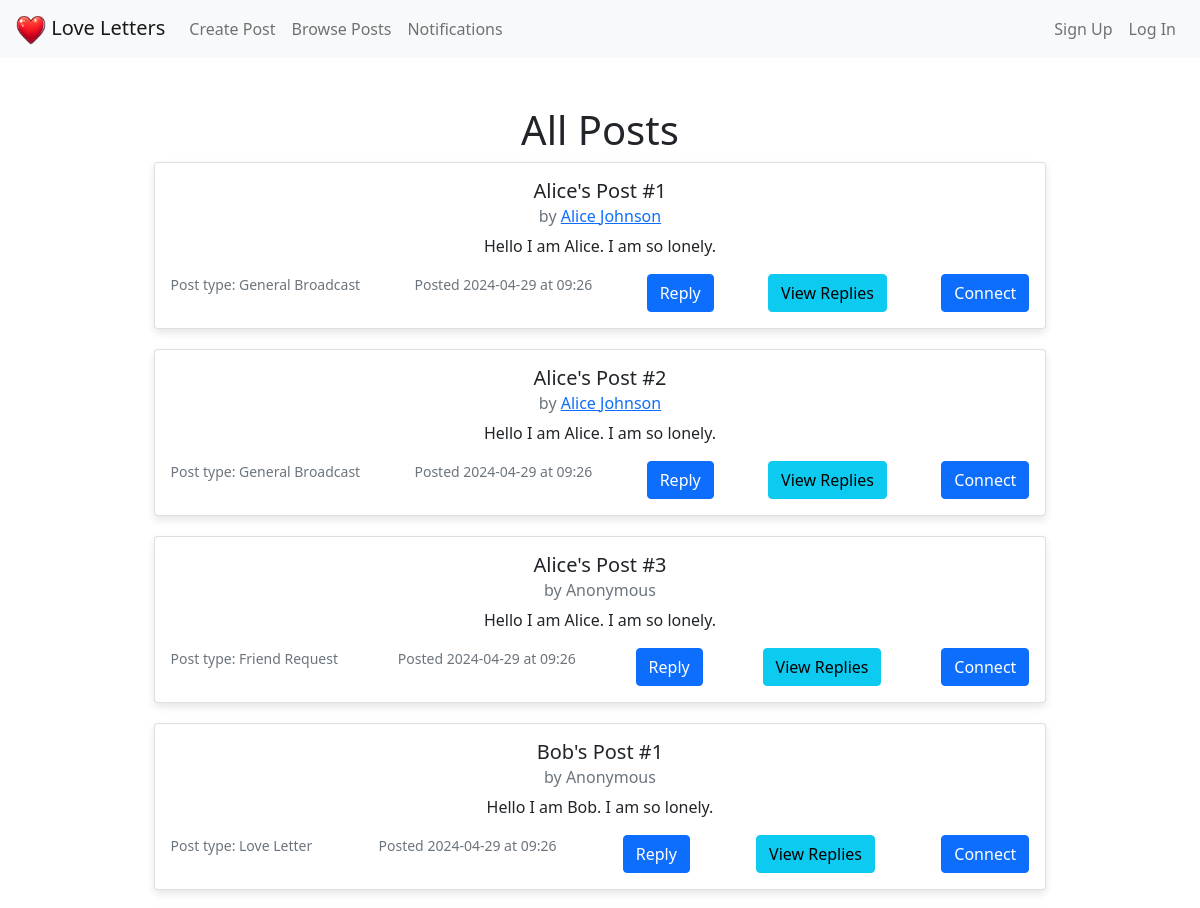
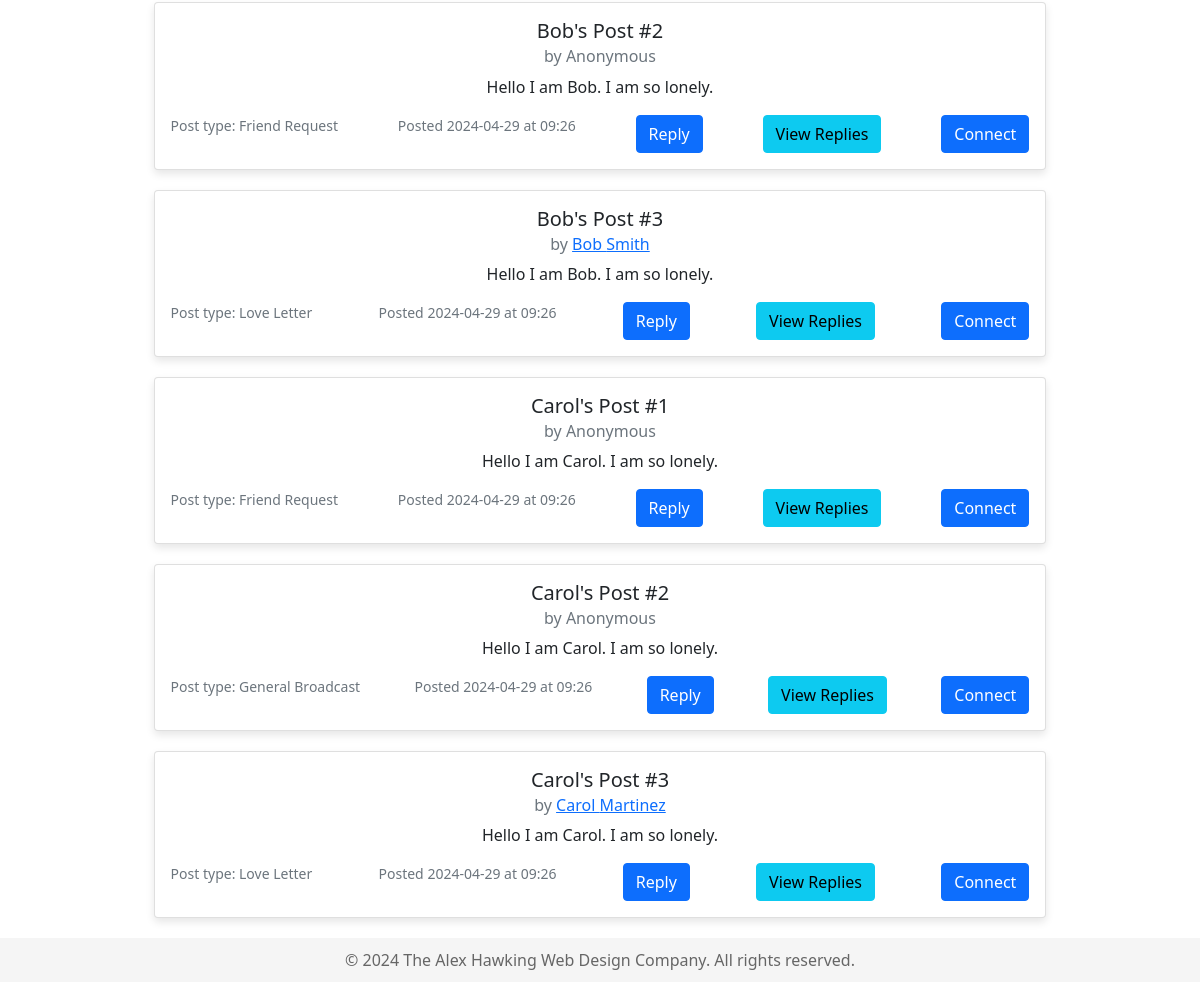
/post/browse, run on the app's committed database (2 pictures, top to bottom).
### models.py (models this page shows)
class Post(db.Model):
    post_id = db.Column(db.Integer, primary_key=True)
    user_id = db.Column(db.Integer, db.ForeignKey("user.user_id"))
    title = db.Column(db.String(200), nullable=False)
    is_anonymous = db.Column(db.Boolean, default=False)
    content = db.Column(db.Text, nullable=False)
    post_type = db.Column(db.String(50), nullable=False)
    created_at = db.Column(db.DateTime, server_default=db.func.now())
    replies = db.relationship(
        "Reply", backref="post", lazy=True, order_by="desc(Reply.created_at)"
    )

class User(db.Model):
    user_id = db.Column(db.Integer, primary_key=True)
    first_name = db.Column(db.String(100), nullable=False)
    last_name = db.Column(db.String(100), nullable=False)
    gender = db.Column(db.String(50))
    email = db.Column(db.String(100), unique=True, nullable=False)
    password_hash = db.Column(db.String(128), nullable=False)
    phone_number = db.Column(db.String(50))
    socials = db.Column(JSON)
    posts = db.relationship("Post", backref="author", lazy=True)
    replies = db.relationship("Reply", backref="replier", lazy=True)

### blueprints/post.py (the view)
@post.route("/browse")
def browse():
    posts = Post.query.options(db.joinedload(Post.replies)).all()
    return render_template("browse.html", posts=posts)

### templates/browse.html (shortened to what this page needs)
{% extends "base.html" %}
{% block content %}
<div class="container mt-5">
    <h1 class="text-center">All Posts</h1>
    {% for post in posts %}
        {% include 'components/postcard.html' %}
    {% endfor %}
</div>
{% endblock %}

### templates/components/postcard.html (shortened to what this page needs)
<div class="card" style="width: 80%; margin-left: auto; margin-right: auto;">
    <div class="card-body">
        <h5 class="card-title">{{ post.title }}</h5>
        <h6 class="card-subtitle mb-2 text-muted">
            by {% if post.is_anonymous %}Anonymous{% else %}<a href="#" data-toggle="modal" data-target="#profileModal" onclick="loadUserProfile({{ post.user_id }})">
                {{ post.author.first_name }} {{ post.author.last_name }}
            </a>{% endif %}
        </h6>
        <p class="card-text">{{ post.content }}</p>
        <div class="d-flex justify-content-between">
            <small class="text-muted">Post type: {{ post.post_type }}</small>
            <small class="text-muted">
                Posted {{ post.created_at.strftime('%Y-%m-%d at %H:%M') }}
            </small>
            <button type="button" class="btn btn-primary" data-bs-toggle="modal" data-bs-target="#replyModal" onclick="setPostId({{ post.post_id }})">Reply</button>
            <button type="button" class="btn btn-info" onclick="toggleReplies({{ post.post_id }})">View Replies</button>
            <form action="{{ url_for('post.connect', post_id=post.post_id) }}" method="POST">
                <button type="submit" class="btn btn-primary">Connect</button>
            </form>
        </div>
    </div>
</div>

### static/css/style.css (style rules this page uses)
html, body { height: 100%; margin: 0; padding: 0; display: flex; flex-direction: column; }
.card { text-align: center; border-radius: 15px; box-shadow: 0 4px 8px rgba(0, 0, 0, 0.1); }
.card { width: 80%; margin: 0 auto 20px; box-shadow: 0 4px 8px rgba(0, 0, 0, 0.1); }

### data on the page
Post: title "Alice's Post #1", author.first_name "Alice", author.last_name "Johnson", content "Hello I am Alice. I am so lonely.", post_type "General Broadcast", created_at "2024-04-29 at 09:26"
Post: title "Alice's Post #2", author.first_name "Alice", author.last_name "Johnson", content "Hello I am Alice. I am so lonely.", post_type "General Broadcast", created_at "2024-04-29 at 09:26"
Post: title "Alice's Post #3", is_anonymous "Anonymous", content "Hello I am Alice. I am so lonely.", post_type "Friend Request", created_at "2024-04-29 at 09:26"
Post: title "Bob's Post #1", is_anonymous "Anonymous", content "Hello I am Bob. I am so lonely.", post_type "Love Letter", created_at "2024-04-29 at 09:26"
Post: title "Bob's Post #2", is_anonymous "Anonymous", content "Hello I am Bob. I am so lonely.", post_type "Friend Request", created_at "2024-04-29 at 09:26"
Post: title "Bob's Post #3", author.first_name "Bob", author.last_name "Smith", content "Hello I am Bob. I am so lonely.", post_type "Love Letter", created_at "2024-04-29 at 09:26"
Post: title "Carol's Post #1", is_anonymous "Anonymous", content "Hello I am Carol. I am so lonely.", post_type "Friend Request", created_at "2024-04-29 at 09:26"
Post: title "Carol's Post #2", is_anonymous "Anonymous", content "Hello I am Carol. I am so lonely.", post_type "General Broadcast", created_at "2024-04-29 at 09:26"
Post: title "Carol's Post #3", author.first_name "Carol", author.last_name "Martinez", content "Hello I am Carol. I am so lonely.", post_type "Love Letter", created_at "2024-04-29 at 09:26"
